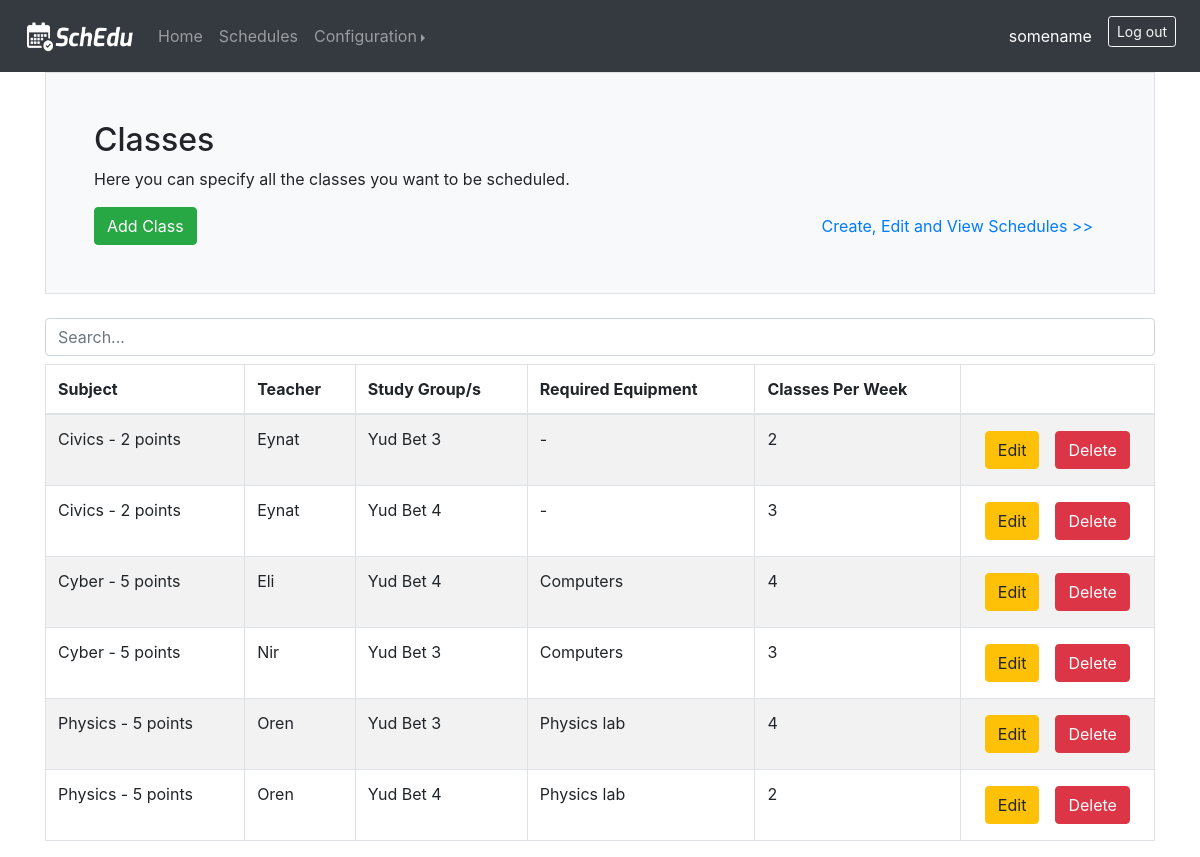
The app's page /classes (signed in) with its own data.
### web_app/models.py (models this page shows, shortened)
class User(db.Model, UserMixin):
    id = db.Column(db.Integer, primary_key=True)
    email = db.Column(db.String(150), unique=True)
    name = db.Column(db.String(150))
    password = db.Column(db.String(150))
    classtimes = db.relationship('ClassTime', backref='user')
    days = db.relationship('Day', backref='user')
    classrooms = db.relationship('Classroom', backref='user')
    equipments = db.relationship('Equipment', backref='user')
    subjects = db.relationship('Subject', backref='user')
    students_groups = db.relationship('StudentsGroup', backref='user')
    teachers = db.relationship('Teacher', backref='user')
    classes = db.relationship('CourseClass', backref='user')
    schedules = db.relationship('Schedule', backref='user')

class CourseClass(db.Model):
    class_id = db.Column(db.Integer, primary_key=True)
    subject_id = db.Column(db.Integer, db.ForeignKey('subject.subject_id'))
    teacher_id = db.Column(db.Integer, db.ForeignKey('teacher.teacher_id'))
    equipment_id = db.Column(db.Integer, db.ForeignKey('equipment.equipment_id'))
    equipment_required = db.relationship('Equipment', uselist=False, back_populates='course_class')
    num_per_week = db.Column(db.Integer)
    user_id = db.Column(db.Integer, db.ForeignKey('user.id'))
    schedule_id = db.Column(db.Integer, db.ForeignKey('schedule.schedule_id'))
    day_id = db.Column(db.Integer, db.ForeignKey('day.day_id'))
    class_time_id = db.Column(db.Integer, db.ForeignKey('class_time.class_time_id'))
    classroom_id = db.Column(db.Integer, db.ForeignKey('classroom.classroom_id'))

class Subject(db.Model):
    subject_id = db.Column(db.Integer, primary_key=True)
    name = db.Column(db.String(20))
    level = db.Column(db.Integer)
    teaching_subjects = db.relationship('Teacher', secondary=teachers_subjects, backref=db.backref('subjects', lazy='dynamic'))
    studied_subjects = db.relationship('StudentsGroup', secondary=groups_subjects, backref=db.backref('subjects', lazy='dynamic'))
    classes = db.relationship('CourseClass', backref='subject')
    user_id = db.Column(db.Integer, db.ForeignKey('user.id'))
    schedule_id = db.Column(db.Integer, db.ForeignKey('schedule.schedule_id'))
    def __str__(self):
        return f"{self.name} - {self.level} points"

class Teacher(db.Model):
    teacher_id = db.Column(db.Integer, primary_key=True)
    name = db.Column(db.String(20))
    classes = db.relationship('CourseClass', backref='teacher')
    user_id = db.Column(db.Integer, db.ForeignKey('user.id'))
    schedule_id = db.Column(db.Integer, db.ForeignKey('schedule.schedule_id'))

class StudentsGroup(db.Model):
    group_id = db.Column(db.Integer, primary_key=True)
    name = db.Column(db.String(20))
    num_students = db.Column(db.Integer)
    participating_groups = db.relationship('CourseClass', secondary=classes_groups, backref=db.backref('students_groups', lazy='dynamic'))
    user_id = db.Column(db.Integer, db.ForeignKey('user.id'))
    schedule_id = db.Column(db.Integer, db.ForeignKey('schedule.schedule_id'))

class Equipment(db.Model):
    equipment_id = db.Column(db.Integer, primary_key=True)
    computers_lab = db.Column(db.Boolean)
    physics_lab = db.Column(db.Boolean)
    chemistry_lab = db.Column(db.Boolean)
    biology_lab = db.Column(db.Boolean)
    course_class = db.relationship('CourseClass', back_populates='equipment_required')
    classroom = db.relationship('Classroom', back_populates='equipment')
    user_id = db.Column(db.Integer, db.ForeignKey('user.id'))
    schedule_id = db.Column(db.Integer, db.ForeignKey('schedule.schedule_id'))
    def __str__(self):
        has_equipment = False
        description = ""
        if self.computers_lab:
            description += "Computers"
            has_equipment = True
        if self.physics_lab:
            if has_equipment:
                description += ", Physics lab"
            else:
                description += "Physics lab"
                has_equipment = True
        if self.chemistry_lab:
            if has_equipment:
                description += ", Chemistry lab"
            else:
                description += "Chemistry lab"
                has_equipment = True
        if self.biology_lab:
            if has_equipment:
                description += ", Biology lab"
            else:
                description += "Biology lab"
                has_equipment = True
        if not has_equipment:
            description += " - "
        return description

### web_app/views.py (the view)
@views.route('/classes', methods=['GET', 'POST'])
@login_required
def classes():
    if request.method == 'POST':
        subject = Subject.query.get(request.form['subject_id'])
        teacher = Teacher.query.get(request.form['teacher_id'])
        computers_lab = equipment_options[0] in request.form
        physics_lab = equipment_options[1] in request.form
        chemistry_lab = equipment_options[2] in request.form
        biology_lab = equipment_options[3] in request.form
        equipment_required = Equipment(computers_lab=computers_lab, physics_lab=physics_lab, chemistry_lab=chemistry_lab, biology_lab=biology_lab, user=current_user)
        db.session.add(equipment_required)
        db.session.flush()
        num_per_week = int(request.form['num_per_week'])
        new_class = CourseClass(subject=subject, teacher=teacher, equipment_required=equipment_required, num_per_week=num_per_week, user=current_user)
        db.session.add(new_class)
        db.session.flush()
        for group_id in request.form.getlist('group_ids'):
            new_class.students_groups.append(StudentsGroup.query.get(group_id))
        db.session.commit()
        return redirect(url_for('views.classes'))
    else:
        subjects = current_user.subjects
        teachers = current_user.teachers
        groups = current_user.students_groups
        classes = current_user.classes
        return render_template('classes.html', user=current_user, classes=classes, subjects=subjects, teachers=teachers, groups=groups, equipment_options=equipment_options)

### web_app/templates/classes.html (shortened to what this page needs)
{% extends 'base.html' %}
{% block body %}
    <div class="h-100 p-5 bg-light border rounded-3">
        <h2>Classes</h2>
        <p>Here you can specify all the classes you want to be scheduled.</p>
        <div class="row">
            <div class="col">
                <button type="button" class="btn btn-success" data-toggle="modal" data-target="#addModal">Add Class</button>
            </div>
            <div class="col text-right">
                <a type="button" class="btn btn-link" href="{{ url_for('views.schedules') }}">Create, Edit and View Schedules >></a>
            </div>
        </div>
    </div>
    <br>
    {% if classes|length > 0 %}
        <input class="form-control mb-2" id="myInput" type="text" placeholder="Search...">
        <div class="table-responsive-md">
            <table class="table table-bordered table-striped">
                <thead>
                <tr>
                    <th>Subject</th>
                    <th>Teacher</th>
                    <th>Study Group/s</th>
                    <th>Required Equipment</th>
                    <th>Classes Per Week</th>
                    <th></th>
                </tr>
                </thead>
                <tbody id="myTable">
                {% for current_class in classes %}
                    <tr>
                        <td>{{ current_class.subject.__str__() }}</td>
                        <td>{{ current_class.teacher.name }}</td>
                        <td>
                            {% for group in current_class.students_groups %}
                                {{ group.name }}
                            {% endfor %}
                        </td>
                        <td>{{ current_class.equipment_required.__str__() }}</td>
                        <td>{{ current_class.num_per_week }}</td>
                        <td>
                            <div class="row justify-content-center">
                                <form method="post" action="{{ url_for('views.edit_class') }}">
                                    <button class="btn btn-warning ml-2 mr-2 mt-1 mb-1" type="submit">Edit</button>
                                </form>
                                <form method="post" action="{{ url_for('views.delete_class') }}">
                                    <button class="btn btn-danger mr-2 ml-2 mt-1 mb-1" type="submit">Delete</button>
                                </form>
                            </div>
                        </td>
                    </tr>
                {% endfor %}
                </tbody>
            </table>
        </div>
    {% else %}
        <h6>Currently there are no classes</h6>
    {% endif %}
{% endblock %}

### web_app/templates/base.html (shortened to what this page needs)
<!DOCTYPE html>
<html lang="en">
<head>
    <link rel="stylesheet" href="https://stackpath.bootstrapcdn.com/bootstrap/4.3.1/css/bootstrap.min.css">
    <link rel="stylesheet" href="https://cdn.jsdelivr.net/npm/bootstrap-select@1.13.14/dist/css/bootstrap-select.min.css">
</head>
<body>
    <nav class="navbar navbar-expand-lg navbar-dark bg-dark">
        <a class="navbar-brand ml-2" href="{{url_for('views.home')}}">
          <img src="/static/photos/navbarLogo.png" width="110" height="32" alt="">
        </a>
        <div class="collapse navbar-collapse" id="navbar">
          {% if user.is_authenticated %}
            <ul class="navbar-nav mr-auto">
              <li class="nav-item">
                <a class="nav-link" href="{{url_for('views.home')}}">Home <span class="sr-only">(current)</span></a>
              </li>
              <li class="nav-item">
                <a class="nav-link" href="{{ url_for('views.schedules') }}">Schedules</a>
              </li>
              <li class="nav-item dropdown">
                <div class="btn-group dropright">
                  <a class="nav-link dropdown-toggle" href="http://example.com" id="dropdown01" data-toggle="dropdown" aria-haspopup="true" aria-expanded="false">Configuration</a>
                </div>
              </li>
            </ul>
            <ul class="navbar-nav ml-auto">
              <li class="nav-item active">
                <a class="nav-link mr-2 mt-2 mb-2">{{ user.name }}<span class="sr-only">(current)</span></a>
              </li>
              <li class="nav-item">
                <a class="btn btn-outline-light mr-2 mt-2 mb-2 btn-sm" href="{{ url_for('auth.logout') }}">Log out</a>
              </li>
            </ul>
          {% endif %}
        </div>
    </nav>
    <div class="container">
      {% block body %} {% endblock %}
    </div>
</body>
</html>

### records on screen
User: name "somename"
CourseClass: subject.__str__ "Civics - 2 points", teacher.name "Eynat", equipment_required.__str__ "-", num_per_week "2"
StudentsGroup: name "Yud Bet 3"
CourseClass: subject.__str__ "Civics - 2 points", teacher.name "Eynat", equipment_required.__str__ "-", num_per_week "3"
StudentsGroup: name "Yud Bet 4"
CourseClass: subject.__str__ "Cyber - 5 points", teacher.name "Eli", equipment_required.__str__ "Computers", num_per_week "4"
CourseClass: subject.__str__ "Cyber - 5 points", teacher.name "Nir", equipment_required.__str__ "Computers", num_per_week "3"
CourseClass: subject.__str__ "Physics - 5 points", teacher.name "Oren", equipment_required.__str__ "Physics lab", num_per_week "4"
CourseClass: subject.__str__ "Physics - 5 points", teacher.name "Oren", equipment_required.__str__ "Physics lab", num_per_week "2"
